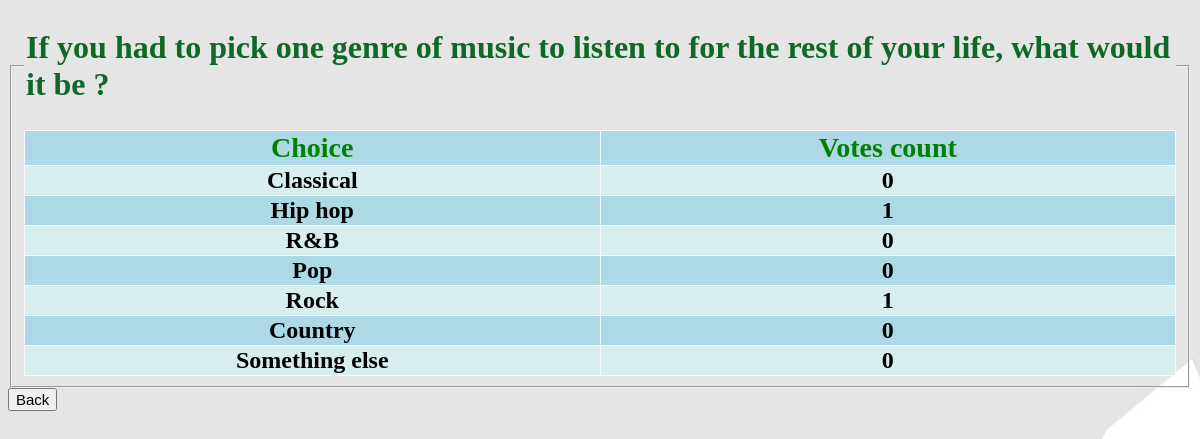
Screenshot of /polls/5/results/ with the database file from the repository.
### polls/models.py (models this page shows, shortened)
class Question(models.Model):
    question_text = models.CharField(max_length=200)
    pub_date = models.DateTimeField("date published")
    end_date = models.DateTimeField("end date", null=True, blank=True)
    def is_published(self):
        now = timezone.now()
        return now >= self.pub_date

class Choice(models.Model):
    question = models.ForeignKey(Question, on_delete=models.CASCADE)
    choice_text = models.CharField(max_length=200)
    @property
    def votes(self):
        return Vote.objects.filter(choice=self).count()

### polls/views.py (the view)
# urls.py: path("<int:pk>/results/", views.ResultsView.as_view(), name="results"),
class ResultsView(generic.DetailView):
    model = Question
    template_name = "polls/results.html"
    def get(self, request, *args, **kwargs):
        try:
            question = get_object_or_404(Question, pk=kwargs["pk"])
        except Http404:
            messages.error(request,
                           f"Poll number {kwargs['pk']} does not exists.")
            return redirect("polls:index")
        if question.is_published():
            return render(request, self.template_name, {"question": question})
        else:
            messages.error(request, f"Poll number {question.id} results are not available.")
            return redirect("polls:index")

### polls/templates/polls/results.html
{% load static %}
<link rel="stylesheet" href="{% static 'polls/style.css' %}">
<fieldset>
<legend><h1 style="color: #0f6828;">{{ question.question_text }}</h1></legend>
<table>
  <tr>
    <th class="head">Choice</th>
    <th class="head">Votes count</th>
  </tr>
{% for choice in question.choice_set.all %}
  <tr>
    <th class="data">{{ choice.choice_text }}</th>
    <th class="data">{{ choice.votes }}</th>
  </tr>
{% endfor %}
</table>
</fieldset>
<a href="{% url 'polls:index'%}"><input type="button" value="Back"></a>

### polls/static/polls/style.css (style rules this page uses)
input { font-size: 15px; }
table, th, tr { border: 1px solid ghostwhite; border-collapse: collapse; width: 100%; }
.head { font-size: 28px; color: green; width: 50%; }
.data { font-size: 24px; color: black; width: 50%; }
tr:nth-child(odd) { background-color: lightblue; }
tr:nth-child(even) { background-color: #D6EEEE; }

### rows the page displays
Question: question_text "If you had to pick one genre of music to listen to for the rest of your life, what would it be ?"
Choice: choice_text "Classical", votes "0"
Choice: choice_text "Hip hop", votes "1"
Choice: choice_text "R&B", votes "0"
Choice: choice_text "Pop", votes "0"
Choice: choice_text "Rock", votes "1"
Choice: choice_text "Country", votes "0"
Choice: choice_text "Something else", votes "0"
